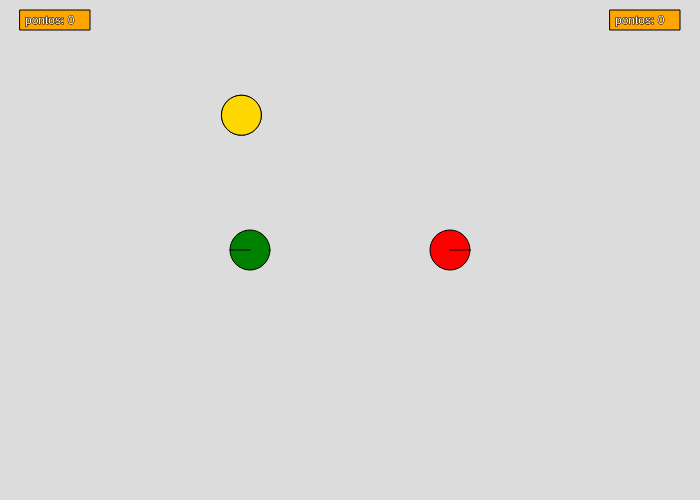
Frame 1 (no input)
Frame 60 (no input): identical to frame 1, image omitted
Frame 120 (the mouse pressed at the canvas centre since frame 60): identical to frame 1, image omitted

The p5.js sketch that drew this single still picture (run headless with seeded random() and noise() and a simulated clock; from frame 60 on, the mouse is pressed at the canvas centre):

// p5.js sketch
// ── sketch.js
let g = 45;
let obj;
let obj2
let obj3
function setup() {
  createCanvas(700, 500);
  obj = {
    r: 20,
    x: 250,
    y: 250,
    color: { fill: "green", stroke: "black" },
    angle: radians(180), //radianos
    speed: 100,
  };
   obj2 = {
    r: 20,
    x: 450,
    y: 250,
    color: { fill: "red", stroke: "black" },
    angle: radians(0), //radianos
    speed: 100,
  };
  obj3 = {
    x: random(20, 330),
    y: random(20, 480),
    r: 20,
    ponto: 0,
    ponto2: 0,
    color: { fill: "gold", stroke: "black" },
  };
}
function desenhar3(moeda, bola, bola2){
  let xp = 20
  let yp = 10
  let xp2 = 610
  
  fill("orange")
  rect(xp, yp, 70, 20)
  rect(xp2, yp, 70, 20)
  fill("white")
  text(`pontos: ${moeda.ponto}`, xp+5, yp+14)
  text(`pontos: ${moeda.ponto2}`, xp2+5, yp+14)
  
  const lado1 = (moeda.x-bola.x);
  const lado2 = (moeda.y-bola.y);
  const h = sqrt(lado1*lado1+lado2*lado2);
  fill(moeda.color.fill)
  circle(moeda.x, moeda.y, moeda.r*2)
  if (h < moeda.r){
    moeda.x = random(50, 300)
    moeda.y = random(50, 350)
    moeda.ponto += 1
  }
  const lado21 = (moeda.x-bola2.x);
  const lado22 = (moeda.y-bola2.y);
  const h2 = sqrt(lado21*lado21+lado22*lado22);
  fill(moeda.color.fill)
  circle(moeda.x, moeda.y, moeda.r*2)
  if (h2 < moeda.r){
    moeda.x = random(50, 300)
    moeda.y = random(50, 350)
    moeda.ponto2 += 1
  }
}
function desenhar(bola) {
  fill(bola.color.fill);
  circle(bola.x, bola.y, bola.r*2);
  let s = deltaTime / 1000
  let xl = cos(bola.angle) * 20 + bola.x;
  let yl = sin(bola.angle) * 20 + bola.y;
  line(bola.x, bola.y, xl, yl);
    if (keyIsDown(RIGHT_ARROW)){
    bola.angle +=3 * s
  }
  if (keyIsDown(LEFT_ARROW)){
    bola.angle -=3 * s
  }
}
function desenhar2(bola) {
  fill(bola.color.fill);
  stroke(bola.color.stroke);
  circle(bola.x, bola.y, 40);
  let s = deltaTime / 1000
  let xl = cos(bola.angle) * 20 + bola.x;
  let yl = sin(bola.angle) * 20 + bola.y;
  line(bola.x, bola.y, xl, yl);
    if (keyIsDown(68)){
    bola.angle +=3 * s
  }
  if (keyIsDown(65)){
    bola.angle -=3 * s
  }
}
function andar(bola, s) {
    const y = sin(bola.angle) * bola.speed * s;
    const x = cos(bola.angle) * bola.speed * s;
    bola.x += x;
    bola.y += y;
}
function draw() {
  const s = deltaTime / 1000;
  background(220);
  desenhar(obj);
  desenhar2(obj2)
  desenhar3(obj3, obj, obj2)
  if (keyIsDown(UP_ARROW)){
    andar(obj, s)
  }
  if (keyIsDown(87)){
    andar(obj2, s)
  }
}
